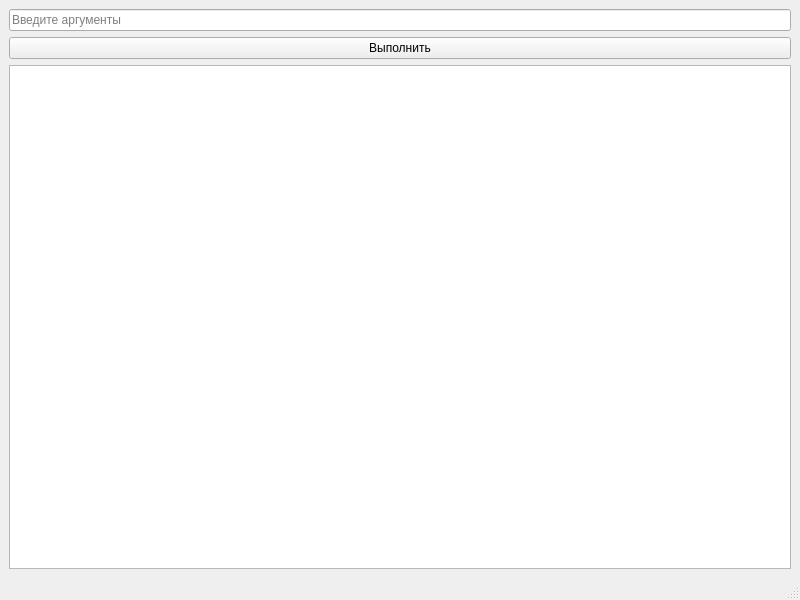
<?xml version="1.0" encoding="UTF-8"?>
<ui version="4.0">
 <class>MainWindow</class>
 <widget class="QMainWindow" name="MainWindow">
  <property name="geometry">
   <rect>
    <x>0</x>
    <y>0</y>
    <width>800</width>
    <height>600</height>
   </rect>
  </property>
  <property name="windowTitle">
   <string>MainWindow</string>
  </property>
  <widget class="QWidget" name="centralwidget">
   <layout class="QVBoxLayout" name="verticalLayout">
    <item>
     <widget class="QLineEdit" name="line_args">
      <property name="placeholderText">
       <string>Введите аргументы </string>
      </property>
     </widget>
    </item>
    <item>
     <widget class="QPushButton" name="btn_run">
      <property name="text">
       <string>Выполнить</string>
      </property>
     </widget>
    </item>
    <item>
     <widget class="QPlainTextEdit" name="text_output">
      <property name="readOnly">
       <bool>true</bool>
      </property>
     </widget>
    </item>
   </layout>
  </widget>
  <widget class="QMenuBar" name="menubar">
   <property name="geometry">
    <rect>
     <x>0</x>
     <y>0</y>
     <width>800</width>
     <height>36</height>
    </rect>
   </property>
  </widget>
  <widget class="QStatusBar" name="statusbar"/>
 </widget>
 <resources/>
 <connections/>
</ui>
